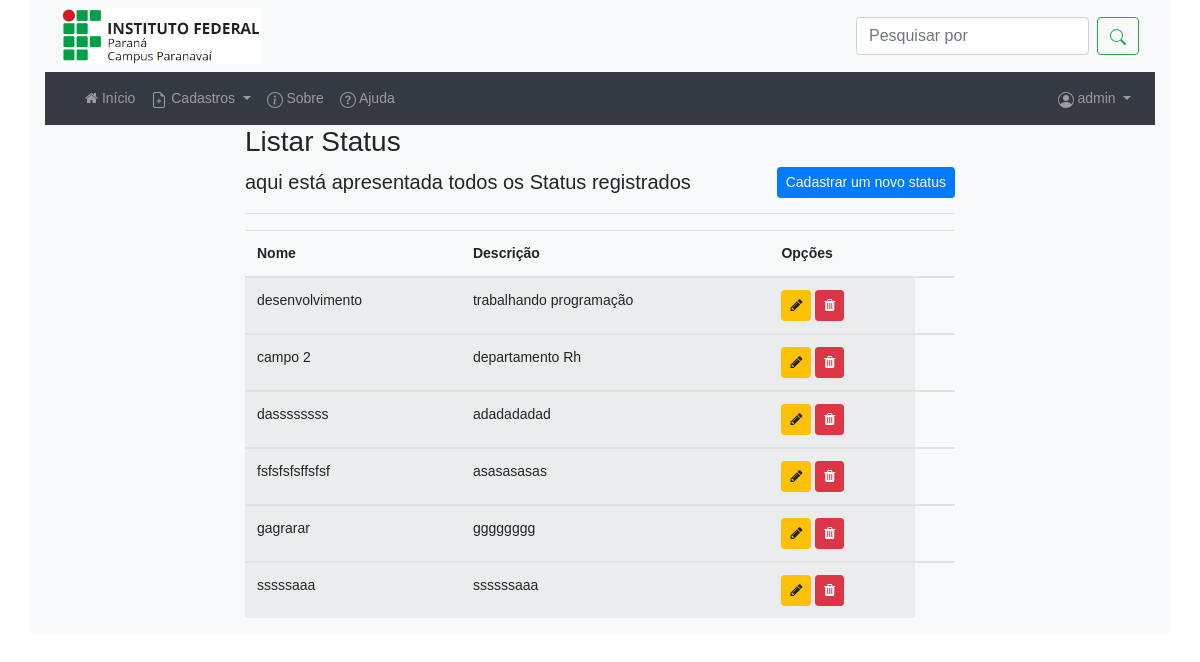
Page /listar/status/ (signed in) on the committed database.
### cadastros/models.py (models this page shows, shortened)
class Status(models.Model):
    descricao = models.CharField(max_length=150, verbose_name="Descrição")
    nome = models.CharField(max_length=50)

### cadastros/views.py (the view)
# urls.py: path('listar/status/', StatusList.as_view(), name='listar-status'),
class StatusList(LoginRequiredMixin, ListView):
    login_url = reverse_lazy("login")
    model = Status
    template_name = 'cadastros/lista/status.html'
    def get_context_data(self, *args, **kwargs):
        context = super().get_context_data(*args, **kwargs)
        context["titulo"] = "Listar Status"
        return context

### cadastros/templates/cadastros/lista/status.html (shortened to what this page needs)
{% extends 'paginas/modelo.html' %}
{% load static %}
{% block conteudo %}
<div class="container col-8">
    <h3>{{ titulo }}</h3>
    <a href="{% url 'cadastrar-status' %}" class="btn btn-primary btn-sm float-right">Cadastrar um novo status</a>
    <p class="lead">aqui está apresentada todos os Status registrados</p>
    <hr>
    <div class="table responsive">
        <table class="table table-striped" id="tabela-status">
            <thead>
                <tr>
                    <th>Nome</th>
                    <th>Descrição</th>
                    <th>Opções</th>
                    <th></th>
                </tr>
            </thead>
            {% for status in object_list %}
            <tbody>
                <tr>
                    <td>{{status.nome}}</td>
                    <td>{{status.descricao}}</td>
                    <td>
                        <a href="{% url 'editar-status' status.pk %}" class="btn btn-warning btn-sm" title="Editar">
                            <i class="fa fa-pencil" aria-hidden="true"></i>
                        </a>
                        <a href="{% url 'deletar-status' status.pk %}" class="btn btn-danger btn-sm" title="Excluir">
                            <i class="fa fa-trash" aria-hidden="true"></i>
                        </a>
                    </td>
                </tr>
                {% empty %}
                <td colspan="3">Nenhum campo registrado.</td>
                {% endfor %}
            </tbody>
        </table>
    </div>
</div>
{% endblock %}

### paginas/templates/paginas/modelo.html (shortened to what this page needs)
{% load static %}
<!DOCTYPE html>
<html lang="pt-br">
<head>
    <link rel="stylesheet" href="{% static 'css/bootstrap.min.css' %}">
    <link rel="stylesheet" href="{% static 'assets/css/demo.css' %}">
    <link rel="stylesheet" href="{% static 'assets/css/Footer-with-button-logo.css' %}">
    <link rel="stylesheet" href=" http://cdnjs.cloudflare.com/ajax/libs/font-awesome/4.6.3/css/font-awesome.min.css ">
    <link rel="stylesheet" type="text/css" href="https://cdn.datatables.net/v/bs4/dt-1.10.23/datatables.min.css" />
</head>
<body>
    <div class="bg-light container-sm">
        {% block top %}
        <nav class="navbar navbar-light bg-light">
            <img src="{% static 'img/ifpr-logo.png' %}" style="width: 200px;" class="img-fluid" alt="Responsive image">
            <form class="form-inline">
                <input class="form-control mr-sm-2" type="search" placeholder="Pesquisar por" aria-label="Search">
                <p class="mb-0">
                    <button type="submit" class="btn btn-outline-success my-2 my-sm-0">
                    </button>
                </p>
            </form>
        </nav>
        {% endblock %}
        {% block menu %}
        <nav class="navbar navbar-dark bg-dark navbar-expand-lg ">
            <div class="collapse navbar-collapse" id="navbarNavDropdown">
                <ul class="navbar-nav mr-auto ">
                    <li class="nav-item">
                        <a class="nav-link" href="{% url 'index' %}">
                            <i class="fa fa-home" aria-hidden="true"></i>
                            Início
                        </a>
                    </li>
                    {% if request.user.is_authenticated %}
                    <li class="nav-item dropdown">
                        <a class="nav-link dropdown-toggle" href="#" id="navbarDropdownMenuLink" role="button"
                            data-toggle="dropdown" aria-haspopup="true" aria-expanded="false">
                            Cadastros
                        </a>
                    </li>
                    {% endif %}
                    <li class="nav-item">
                        <a class="nav-link" href="{% url 'sobre' %}"> Sobre</a>
                    </li>
                    <li class="nav-item">
                        <a class="nav-link" href="#"> Ajuda</a>
                    </li>
                </ul>
                <ul class="navbar-nav ml-auto">
                    {% if request.user.is_authenticated %}
                    <li class="nav-item dropdown ">
                        <a class="nav-link dropdown-toggle" href="#" id="navbarDropdownMenuLink" role="button"
                            data-toggle="dropdown" aria-haspopup="true" aria-expanded="false">
                            <span id="username">{{ request.user }}</span>
                        </a>
                    </li>
                    {% endif %}
                </ul>
            </div>
        </nav>
        {% endblock %}
        {% block conteudo %}{% endblock %}
    </div>
</body>
</html>

### static/assets/css/demo.css (style rules this page uses)
html { background-color: #efefef; }
body { font:14px/1.5 Arial, Helvetica, sans-serif; margin:0; display: flex; height: 100vh; align-items: stretch; }

### static/assets/css/footer-with-button-logo.css (style rules this page uses)
html { height: 100%; }
body { display: flex; display: -webkit-flex; flex-direction: column; -webkit-flex-direction: column; height: 100%; }

### rows in the picture
Status: nome "desenvolvimento", descricao "trabalhando programação"
Status: nome "campo 2", descricao "departamento Rh"
Status: nome "dassssssss", descricao "adadadadad"
Status: nome "fsfsfsfsffsfsf", descricao "asasasasas"
Status: nome "gagrarar", descricao "gggggggg"
Status: nome "sssssaaa", descricao "ssssssaaa"

### other values in the picture
{{ request.user }} "admin"
{{ titulo }} "Listar Status"
